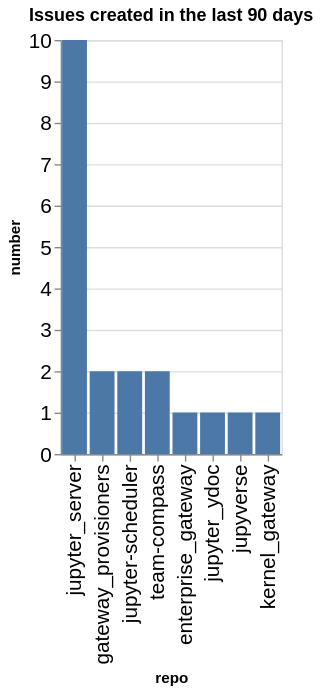

The cell this chart's notebook holds for it:
### Code cell
created_counts = created.groupby(['org', 'repo']).count()['number'].reset_index()
created_counts['org/repo'] = created_counts.apply(lambda a: a['org'] + '/' + a['repo'], axis=1)
sorted_vals = created_counts.sort_values(['org', 'number'], ascending=False)['repo'].values
alt.Chart(data=created_counts, title=f"Issues created in the last {n_days} days").mark_bar().encode(
    x=alt.X('repo', sort=alt.Sort(sorted_vals.tolist())),
    y='number',
)

### Figure 1 — Vega-Lite specification as saved in the notebook (floating-point values rounded to 4 significant figures)
{"config": {"axisLeft": {"labelFontSize": 15}, "axisBottom": {"labelFontSize": 15}}, "data": {"name": "data-3153d3bc5991419efd81557bafc971c2"}, "mark": {"type": "bar"}, "encoding": {"x": {"field": "repo", "sort": ["jupyter_server", "gateway_provisioners", "jupyter-scheduler", "team-compass", "enterprise_gateway", "jupyter_ydoc", "jupyverse", "kernel_gateway"], "type": "nominal"}, "y": {"field": "number", "type": "quantitative"}}, "title": "Issues created in the last 90 days", "$schema": "https://vega.github.io/schema/vega-lite/v5.20.1.json", "datasets": {"data-3153d3bc5991419efd81557bafc971c2": [{"org": "jupyter-server", "repo": "enterprise_gateway", "number": 1, "org/repo": "jupyter-server/enterprise_gateway"}, {"org": "jupyter-server", "repo": "gateway_provisioners", "number": 2, "org/repo": "jupyter-server/gateway_provisioners"}, {"org": "jupyter-server", "repo": "jupyter-scheduler", "number": 2, "org/repo": "jupyter-server/jupyter-scheduler"}, {"org": "jupyter-server", "repo": "jupyter_server", "number": 10, "org/repo": "jupyter-server/jupyter_server"}, {"org": "jupyter-server", "repo": "jupyter_ydoc", "number": 1, "org/repo": "jupyter-server/jupyter_ydoc"}, {"org": "jupyter-server", "repo": "jupyverse", "number": 1, "org/repo": "jupyter-server/jupyverse"}, {"org": "jupyter-server", "repo": "kernel_gateway", "number": 1, "org/repo": "jupyter-server/kernel_gateway"}, {"org": "jupyter-server", "repo": "team-compass", "number": 2, "org/repo": "jupyter-server/team-compass"}]}}
